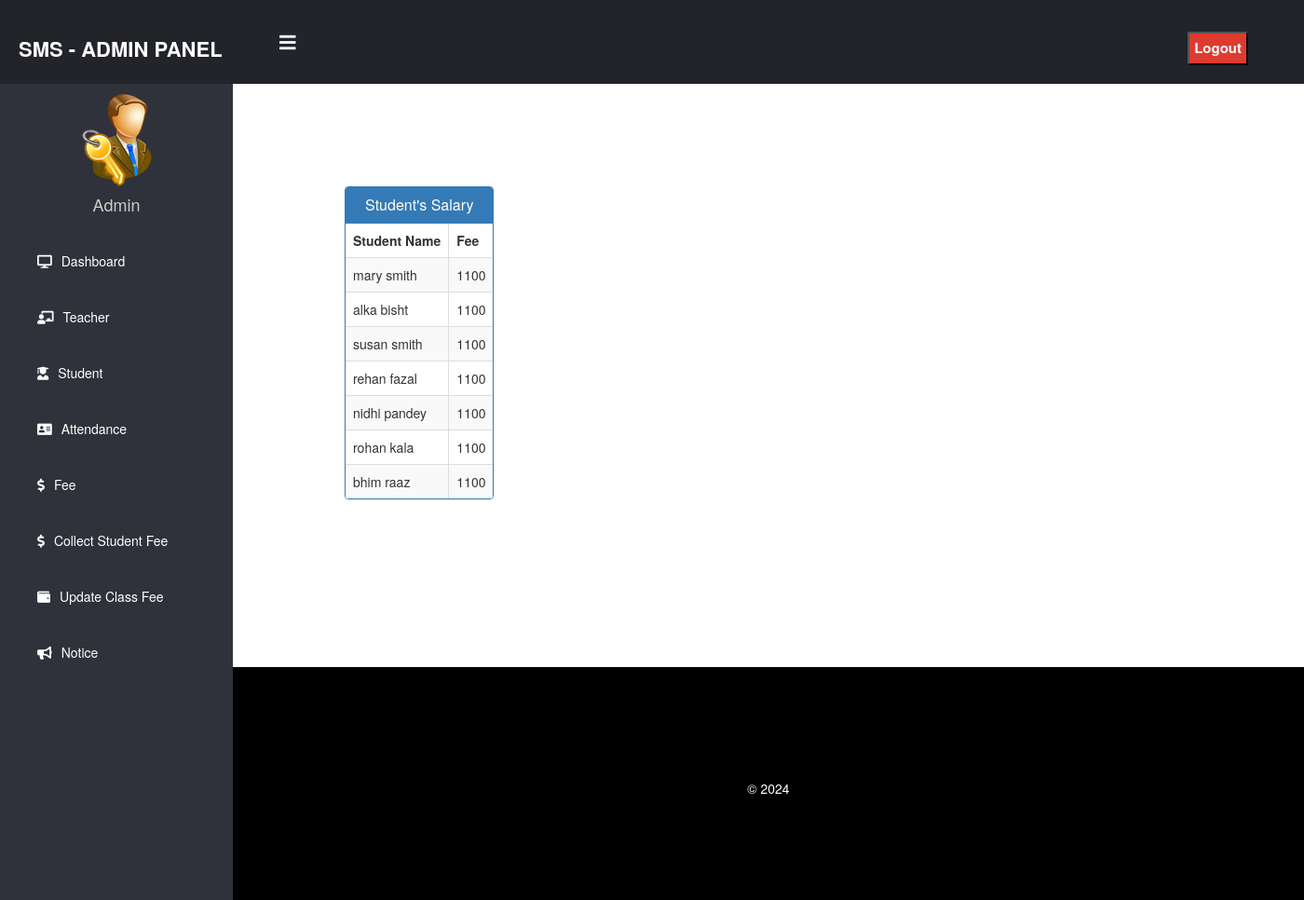
The page /admin-view-student-fee (signed in) on the database its author committed.
### school/models.py (models this page shows, shortened)
class StudentExtra(models.Model):
    user=models.OneToOneField(User,on_delete=models.CASCADE)
    roll = models.CharField(max_length=10)
    mobile = models.CharField(max_length=40,null=True)
    fee = models.PositiveIntegerField()
    cl= models.CharField(max_length=10,choices=classes,default='one')
    status=models.BooleanField(default=False)
    @property
    def get_name(self):
        return self.user.first_name+" "+self.user.last_name

### school/views.py (the view)
# urls.py: path('admin-view-student-fee', views.admin_view_student_fee_view,name='admin-view-student-fee'),
@login_required(login_url='adminlogin')
@user_passes_test(is_admin)
def admin_view_student_fee_view(request):
    students=models.StudentExtra.objects.all()
    return render(request,'school/admin_view_student_fee.html',{'students':students})

### school/views.py (called while the page is built)
def is_admin(user):
    return user.groups.filter(name='ADMIN').exists()

### templates/school/admin_view_student_fee.html (shortened to what this page needs)
{% extends 'school/adminbase.html' %}
{% block content %}
<head>
  <link href="//netdna.bootstrapcdn.com/bootstrap/3.0.0/css/bootstrap.min.css" rel="stylesheet" id="bootstrap-css">
</head>
<div class="container">
  <div class="row">
    <div class="panel panel-primary">
      <div class="panel-heading">
        <h6 class="panel-title">Student's Salary</h6>
      </div>
      <table class="table table-hover table-striped table-bordered" id="dev-table">
        <thead>
          <tr>
            <th>Student Name</th>
            <th>Fee</th>
          </tr>
        </thead>
        {% for s in students %}
        <tr>
          <td> {{s.get_name}}</td>
          <td>{{s.fee}}</td>
        </tr>
        {% endfor %}
      </table>
    </div>
  </div>
</div>
{% endblock content %}

### templates/school/admin_view_student_fee.html (style rules this page uses)
h6 { text-align: center; }
.row { margin: 100px; }

### rows shown on the page
StudentExtra: get_name "mary smith", fee "1100"
StudentExtra: get_name "alka bisht", fee "1100"
StudentExtra: get_name "susan smith", fee "1100"
StudentExtra: get_name "rehan fazal", fee "1100"
StudentExtra: get_name "nidhi pandey", fee "1100"
StudentExtra: get_name "rohan kala", fee "1100"
StudentExtra: get_name "bhim raaz", fee "1100"
